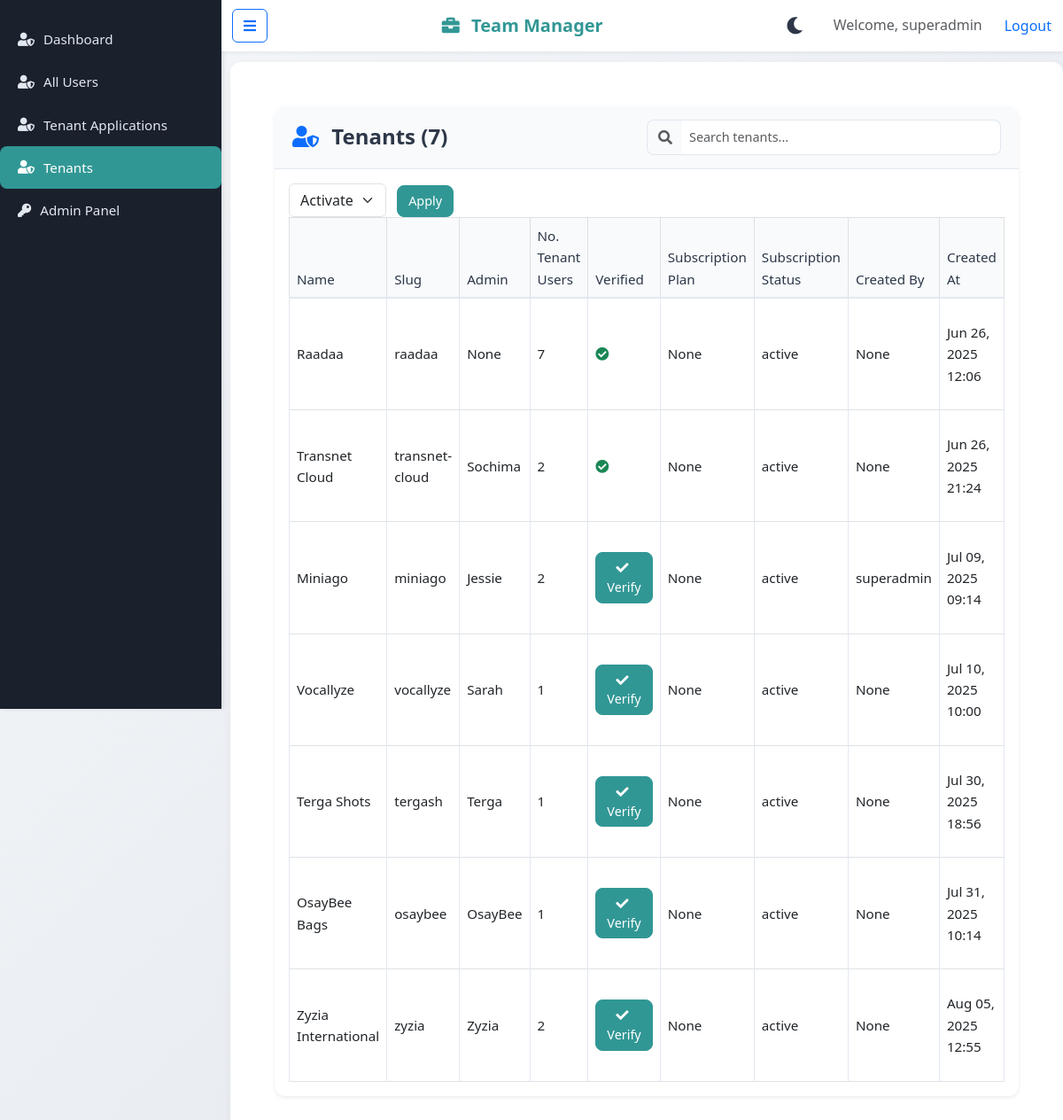
Screenshot of /tenants/list/ (signed in) with the database file from the repository.
### documents/models.py (models this page shows, shortened)
class CustomUser(AbstractUser):
    EMAIL_PROVIDERS = [
        ('gmail', 'Gmail'),
        ('yahoo', 'Yahoo'),
        ('outlook', 'Outlook'),
        ('zoho', 'Zoho'),
        ('icloud', 'iCloud'),
    ]
    tenant = models.ForeignKey(Tenant, on_delete=models.CASCADE, blank=True, null=True, related_name="customuser")
    roles = models.ManyToManyField(Role, blank=True)
    department = models.ForeignKey('Department', on_delete=models.SET_NULL, null=True, blank=True, related_name='members')
    teams = models.ManyToManyField('Team', blank=True, related_name='members')
    phone_number = models.CharField(max_length=15, blank=True, null=True)
    email_address = models.EmailField(blank=True, null=True, help_text="Email address for email provider. To enable email sending.")
    email_password = models.CharField(max_length=255, blank=True, null=True, help_text="Password for email provider. To enable email sending.")  # Encrypted SMTP password
    email_provider = models.CharField(max_length=20, choices=EMAIL_PROVIDERS, blank=True, null=True)
    def __str__(self):
        return self.username

### tenants/models.py (models this page shows, shortened)
class Tenant(models.Model):
    SUB_STATUS_CHOICES = [
        ('active', 'Active'),
        ('inactive', 'Inactive'),
    ]
    name = models.CharField(max_length=100, unique=True)
    slug = models.SlugField(max_length=100, unique=True)
    created_at = models.DateTimeField(auto_now_add=True)
    created_by = models.ForeignKey(
        'documents.CustomUser',
        on_delete=models.SET_NULL,
        null=True,
        blank=True,
        related_name='created_tenants'
    )
    admin = models.ForeignKey(
        'documents.CustomUser',
        on_delete=models.SET_NULL,
        null=True,
        blank=True,
        related_name='admin_tenants'
    )
    is_verified = models.BooleanField(default=False)
    num_users = models.PositiveIntegerField(default=0)
    subscription_plan = models.ForeignKey("tenants.SubscriptionType", on_delete=models.SET_NULL, null=True, blank=True, default=None)
    subscription_status = models.CharField(max_length=20, choices=SUB_STATUS_CHOICES, default='inactive')

### tenants/views.py (the view)
# urls.py: path('list/', tenant_list, name='tenant_list'),
@login_required
def tenant_list(request):
    if request.user.is_superuser:
        tenants = Tenant.objects.all()
    else:
        tenants = Tenant.objects.filter(
            Q(created_by=request.user) | Q(admin=request.user) | Q(customuser__id=request.user.id)
        ).distinct()
    logger.debug(f"Listed {tenants.count()} tenants for user: {request.user.username}")
    count = tenants.count()
    for tenant in tenants:
        tenant.num_users = CustomUser.objects.filter(tenant=tenant).count()
    paginator = Paginator(tenants, 10)  # 10 users per page
    page_number = request.GET.get('page')
    tenants = paginator.get_page(page_number)
    return render(request, 'tenants/tenant_list.html', {'tenants': tenants, 'count':count})

### documents/context_processors.py (called while the page is built)
def notification_count(request):
    if request.user.is_authenticated:
        if not hasattr(request, 'tenant') or (not request.user.is_superuser and request.user.tenant != request.tenant):
            logger.error(f"Unauthorized access by user {request.user.username}: tenant mismatch")
            return {'unseen_notification_count': 0}
    print("Meer>>>>>", request)
    if request.user.is_authenticated:
        if request.user.is_superuser:
            user = CustomUser.objects.get(username=request.user.username)
        else:
            user = CustomUser.objects.get(username=request.user.username, tenant=request.tenant)
        count = UserNotification.objects.filter(user=user, dismissed=False).count()
        return {'unseen_notification_count': count}
    return {'unseen_notification_count': 0}

### tenants/templates/tenants/tenant_list.html (shortened to what this page needs)
{% extends 'base.html' %}
{% block content %}
<div class="users-page">
    <div class="card shadow-sm">
        <div class="card-header d-flex justify-content-between align-items-center">
            <h4 class="card-title mb-0">
                <i class="fas fa-user-shield me-2 text-primary" aria-hidden="true"></i>
                Tenants ({{ tenants|length }})
            </h4>
            <div class="input-group w-50 w-md-25">
                <span class="input-group-text bg-transparent border-end-0">
                    <i class="fas fa-search text-muted"></i>
                </span>
                <input type="text" class="form-control border-start-0" id="searchUsers" placeholder="Search tenants..." aria-label="Search users">
            </div>
        </div>
        <div class="card-body">
            <div class="table-responsive">
                <form method="POST" id="bulkActionForm">
                    <select name="action" class="form-select d-inline w-auto me-2">
                        <option value="activate">Activate</option>
                    </select>
                    <button type="submit" class="btn btn-primary btn-sm">Apply</button>
                </form>
                <table class="table table-hover table-bordered align-middle">
                    <thead class="table-light">
                        <tr>
                            <th scope="col">Name</th>
                            <th scope="col">Slug</th>
                            <th scope="col">Admin</th>
                            <th scope="col">No. Tenant Users</th>
                            <th scope="col">Verified</th>
                            <th scope="col">Subscription Plan</th>
                            <th scope="col"> Subscription Status</th>
                            <th scope="col">Created By</th>
                            <th scope="col">Created At</th>
                        </tr>
                    </thead>
                    <tbody id="userTableBody">
                        {% for tenant in tenants %}
                        <tr style="transition: background-color 0.2s ease;">
                            <td>{{ tenant.name }}</td>
                            <td>{{ tenant.slug }}</td>
                            <td>{{ tenant.admin }}</td>
                            <td>{{ tenant.num_users }}</td>
                            <td>
                                {% if tenant.is_verified %}
                                    <i class="fas fa-check-circle text-success" aria-hidden="true" title="Active"></i>
                                {% else %}
                                    <form action="{% url 'verify_tenant' tenant.id %}" method="POST" class="d-inline">
                                        <button type="submit" class="btn btn-primary btn-sm" title="Activate User" id="activate-{{ user.id }}">
                                            <i class="fas fa-check me-1"></i> Verify
                                        </button>
                                    </form>
                                {% endif %}
                            </td>
                            <td>{{ tenant.subscription_plan }}</td>
                            <td>{{ tenant.subscription_status }}</td>
                            <td>{{ tenant.created_by }}</td>
                            <td>{{ tenant.created_at|date:"M d, Y H:i" }}</td>
                        </tr>
                        {% endfor %}
                    </tbody>
                </table>
            </div>
        </div>
    </div>
</div>
{% endblock %}

### documents/templates/base.html (shortened to what this page needs)
{% load static %}
<!DOCTYPE html>
<html lang="en">
<head>
    <link rel="stylesheet" href="https://cdn.jsdelivr.net/npm/bootstrap@5.3.0/dist/css/bootstrap.min.css">
    <link rel="stylesheet" href="https://cdnjs.cloudflare.com/ajax/libs/font-awesome/5.15.4/css/all.min.css">
</head>
<body {% if not user.is_authenticated %}class="unauthenticated"{% endif %}>
    <link href="https://cdn.jsdelivr.net/npm/select2@4.1.0-rc.0/dist/css/select2.min.css" rel="stylesheet">
    {% if user.is_authenticated %}
    <div class="sidebar" id="sidebar">
        {% if user.is_superuser %}
            <a href="{% url 'superuser_dashboard' %}" {% if request.path == '/tenants/dashboard/' %}class="active"{% endif %}><i class="fas fa-user-shield"></i>Dashboard</a>
            <a href="{% url 'all_users_list' %}" {% if request.path == '/tenants/users/list/' %}class="active"{% endif %}><i class="fas fa-user-shield"></i>All Users</a>
            <a href="{% url 'tenant_applications' %}" {% if request.path == '/tenants/tenant-applications/'%}class="active"{% endif %}><i class="fas fa-user-shield"></i>Tenant Applications</a>
            <a href="{% url 'tenant_list' %}" {% if request.path == '/tenants/list/' %}class="active"{% endif %}><i class="fas fa-user-shield"></i>Tenants</a>
            <a href="{% url 'admin:index' %}" {% if request.path|slice:":7" == '/admin/' %}class="active"{% endif %}><i class="fas fa-key"></i> Admin Panel</a>
        {% endif %}
    </div>
    {% endif %}
    {% if not user.is_superuser and not user.tenant %}
        <nav class="navbar navbar-light bg-light fixed-top no-tenant" id="navbar">
            <div class="container-fluid">
                <a class="navbar-brand ms-3" href="{% url 'tenant_home' %}"><i class="fas fa-briefcase mr-4" style="color: #319795;"></i> <span style="color: #319795;"><strong>Team Manager</strong></span></a>
                <div class="d-flex align-items-center gap-2">
                    <button class="theme-toggle-btn" id="themeToggleBtn" title="Toggle Dark Mode" aria-label="Toggle Dark Mode">
                        <i class="fas fa-moon"></i>
                    </button>
                    <button class="navbar-toggler" type="button" data-bs-toggle="collapse" data-bs-target="#navbarNav" aria-controls="navbarNav" aria-expanded="false" aria-label="Toggle navigation">
                        <span class="navbar-toggler-icon"></span>
                    </button>
                </div>
                <div class="collapse navbar-collapse" id="navbarNav">
                    <ul class="navbar-nav">
                        <li class="nav-item">
                            <a class="nav-link" href="#features">Features</a>
                        </li>
                        <li class="nav-item">
                            <a class="nav-link" href="#why-join">Why Join</a>
                        </li>
                        <li class="nav-item">
                            <a class="nav-link btn btn-primary text-white" href="{% url 'apply_for_tenant' %}">Apply for Your Company</a>
                        </li>
                    </ul>
                    <div class="auth-section ms-auto">
                        {% if user.is_authenticated and user.is_superuser %}
                            <span class="text-muted me-3">Welcome, {{ user.username }}</span>
                            <form action="{% url 'logout' %}" method="post" style="display: inline;">
                                {% csrf_token %}
                                <button type="submit" class="btn btn-link text-primary" style="padding: 0; text-decoration: none;">Logout</button>
                            </form>
                        {% else %}
                            <a href="{% url 'login' %}" class="btn btn-primary">Login</a>
                        {% endif %}
                    </div>
                </div>
            </div>
        </nav>
    {% elif user.is_authenticated or user.is_superuser %}
    <nav class="navbar navbar-light bg-light fixed-top" id="navbar">
        <div class="container-fluid">
            {% if user.is_authenticated %}
                <button class="btn btn-outline-primary toggle-sidebar" onclick="toggleSidebar()" aria-label="Toggle Sidebar"><i class="fas fa-bars"></i></button>
            {% else %}
                <span class="d-none d-md-inline"> </span>
            {% endif %}
            <a class="navbar-brand ms-3" href="/">
                {% if user.is_authenticated and request.tenant.company_profile %}
                    {% if request.tenant.company_profile.photo %}
                        <img src="{{ request.tenant.company_profile.photo.url }}" alt="{{ request.tenant.company_profile.company_name }} Logo" class="company-logo me-2" style="max-height: 40px;">
                    {% else %}
                        <img src="{% static 'teammanager_logo.png' %}" alt="Team Manager Logo" class="company-logo me-2" style="max-height: 40px; object-fit: contain; background: rgba(255, 255, 255, 0.95); padding: 8px;">
                    {% endif %}
                    <span id="tenant-name" style="color: #319795;"><strong>{{ request.tenant.company_profile.company_name|default:"Team Manager" }}</strong></span>
                {% else %}
                    <i class="fas fa-briefcase me-2" style="color: #319795;"></i>
                    <span id="tenant-name" style="color: #319795;"><strong>{{ request.tenant.name|default:"Team Manager" }}</strong></span>
                {% endif %}
            </a>
            <div class="d-flex align-items-center gap-4">
                <button class="theme-toggle-btn" id="themeToggleBtn" title="Toggle Dark Mode" aria-label="Toggle Dark Mode">
                    <i class="fas fa-moon"></i>
                </button>
                {% if user.is_authenticated %}
                    <span class="text-muted">Welcome, {{ user.username }}</span>
                    {% if user.is_superuser %}
                        <form action="{% url 'logout' %}" method="post" style="display: inline;">
                            <button type="submit" class="btn btn-link text-primary" style="padding: 0; text-decoration: none;">Logout</button>
                        </form>
                    {% endif %}
                {% else %}
                    <a href="{% url 'login' %}" class="btn btn-primary">Login</a>
                    <a href="{% url 'register' %}" class="btn btn-outline-primary">Register</a>
                {% endif %}
            </div>
        </div>
    </nav>
    {% endif %}
    <div class="main-content" id="main-content">
        {% block content %}
        {% endblock %}
    </div>
</body>
</html>

### tenants/templates/tenants/tenant_list.html (style rules this page uses)
.users-page { padding: 20px; }
.users-page .card { border: none; border-radius: 12px; background: #ffffff; box-shadow: 0 4px 12px rgba(0, 0, 0, 0.05); }
.users-page .card-header { background: #f8fafc; border-bottom: 1px solid #e2e8f0; border-radius: 12px 12px 0 0; padding: 15px 20px; }
.users-page .card-title { font-weight: 600; color: #2d3748; }
.users-page .table { margin-bottom: 0; font-size: 0.95rem; }
.users-page .table th { font-weight: 500; color: #2d3748; background: #f8fafc; border-bottom: 2px solid #e2e8f0; }
.users-page .table td { vertical-align: middle; border-color: #e2e8f0; }
.users-page .btn-primary { background-color: #319795; border-color: #319795; border-radius: 8px; padding: 6px 12px; font-size: 0.9rem; transition: background-color 0.2s ease; }
.users-page .form-control { border-radius: 8px; border: 1px solid #e2e8f0; font-size: 0.9rem; padding: 8px; }
.users-page .input-group-text { border-radius: 8px 0 0 8px; border: 1px solid #e2e8f0; }

### rows the page displays
CustomUser: username "superadmin"
Tenant: name "Raadaa", slug "raadaa", admin "None", num_users "7", is_verified True (drawn), subscription_plan "None", subscription_status "active", created_by "None", created_at "Jun 26, 2025 12:06"
Tenant: name "Transnet Cloud", slug "transnet-cloud", admin "Sochima", num_users "2", is_verified True (drawn), subscription_plan "None", subscription_status "active", created_by "None", created_at "Jun 26, 2025 21:24"
Tenant: name "Miniago", slug "miniago", admin "Jessie", num_users "2", subscription_plan "None", subscription_status "active", created_by "superadmin", created_at "Jul 09, 2025 09:14"
Tenant: name "Vocallyze", slug "vocallyze", admin "Sarah", num_users "1", subscription_plan "None", subscription_status "active", created_by "None", created_at "Jul 10, 2025 10:00"
Tenant: name "Terga Shots", slug "tergash", admin "Terga", num_users "1", subscription_plan "None", subscription_status "active", created_by "None", created_at "Jul 30, 2025 18:56"
Tenant: name "OsayBee Bags", slug "osaybee", admin "OsayBee", num_users "1", subscription_plan "None", subscription_status "active", created_by "None", created_at "Jul 31, 2025 10:14"
Tenant: name "Zyzia International", slug "zyzia", admin "Zyzia", num_users "2", subscription_plan "None", subscription_status "active", created_by "None", created_at "Aug 05, 2025 12:55"

### other values shown
{{ request.tenant.name|default:"Team Manager" }} "Team Manager"
{{ tenants|length }} "7"
